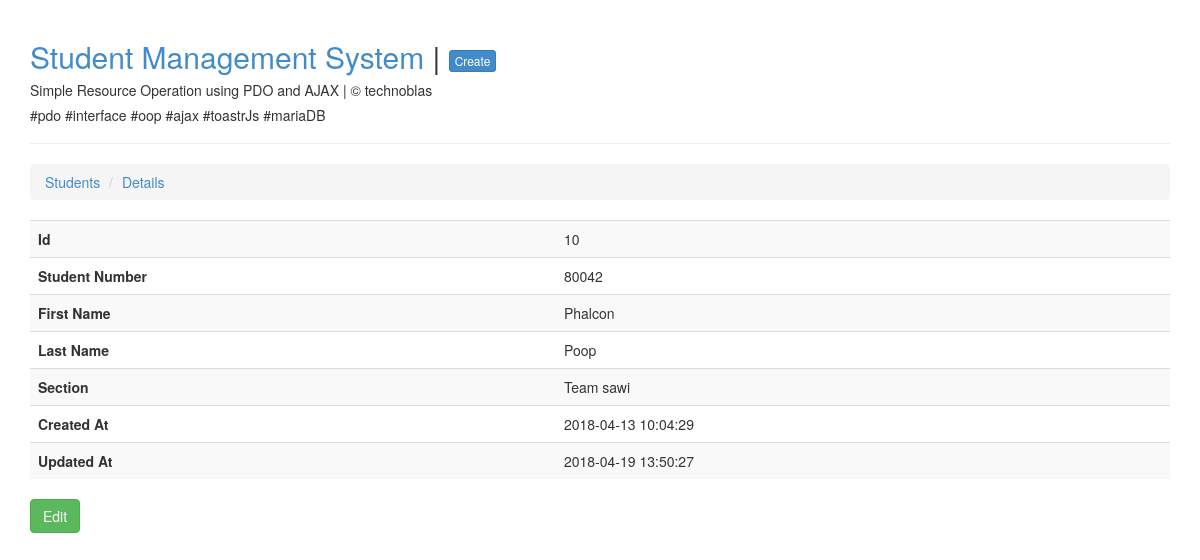
/show.php?id=10, run on the app's committed database.
### tables this page shows
CREATE TABLE `students` (
  `id` int(11) NOT NULL AUTO_INCREMENT,
  `student_number` varchar(15) NOT NULL,
  `first_name` varchar(50) NOT NULL,
  `last_name` varchar(50) NOT NULL,
  `section_id` int(11) NOT NULL,
  `created_at` timestamp NULL DEFAULT NULL,
  `updated_at` timestamp NULL DEFAULT NULL,
  PRIMARY KEY (`id`)
);

CREATE TABLE `sections` (
  `id` int(11) NOT NULL AUTO_INCREMENT,
  `name` varchar(255) NOT NULL,
  `created_at` timestamp NULL DEFAULT NULL,
  `updated_at` timestamp NULL DEFAULT NULL,
  PRIMARY KEY (`id`)
);

### config/Database.php (called while the page is built)
<?php
class Database
{
	private $host = 'localhost';
	private $database = 'studentdb';
	private $username = 'root';
	private $password = '';
	public function connection() {
		$conn = null;
		try {
			$conn = new PDO('mysql:host=' . $this->host . ';dbname=' . $this->database, $this->username, $this->password);
		} catch(PDOException $ex){
			echo 'Connection error: ' . $ex->getMessage();
		}
		return $conn;
	}
}

### models/Model.php (called while the page is built, shortened)
<?php
require_once './config/Database.php';
class Model
{
    public function __construct()
    {
        $database = new Database();
        $this->conn = $database->connection();
    }
}

### models/Student.php (called while the page is built, shortened)
<?php
require_once 'Model.php';
class Student extends Model implements ModelInterface
{
    public function find($id)
    {
        $id = filter_var($id, FILTER_SANITIZE_NUMBER_INT);
        $query = 'SELECT students.id, students.student_number, students.first_name, students.last_name,
                students.section_id, students.created_at, students.updated_at, sections.name as section_name
                FROM students
                INNER JOIN sections ON students.section_id = sections.id
                WHERE students.id = :id';
        $stmt = $this->conn->prepare($query);
        $stmt->bindParam(':id', $id);
        $stmt->execute();
        return $stmt->fetch(PDO::FETCH_OBJ);
    }
}

### show.php (the view, shortened to what this page needs)
<?php
include 'header.php';
include 'models/Student.php';
$id = $_GET['id'] ?? 0;
$studentModel = new Student();
$student = $studentModel->find($id);
?>
<ul class="breadcrumb">
	<li><a href="index.php">Students</a></li>
	<li><a href="#">Details</a></li>
</ul>
<table class="table table-hover table-striped">
	<tr>
		<th>Id</th>
		<td><?php echo $student->id; ?></td>
	</tr>
	<tr>
		<th>Student Number</th>
		<td><?php echo strtoupper($student->student_number); ?></td>
	</tr>
	<tr>
		<th>First Name</th>
		<td><?php echo ucfirst($student->first_name); ?></td>
	</tr>
	<tr>
		<th>Last Name</th>
		<td><?php echo ucfirst($student->last_name); ?></td>
	</tr>
	<tr>
		<th>Section</th>
		<td><?php echo ucfirst($student->section_name); ?></td>
	</tr>
	<tr>
		<th>Created At</th>
		<td><?php echo $student->created_at; ?></td>
	</tr>
	<tr>
		<th>Updated At</th>
		<td><?php echo $student->updated_at; ?></td>
	</tr>
</table>
<a href="edit.php?id=<?php echo $student->id; ?>" class="btn btn-success">Edit</a>
<?php include 'footer.php';

### data on the page
students: id "10", student_number "80042", first_name "Phalcon", last_name "Poop", section.name "Team sawi", created_at "2018-04-13 10:04:29", updated_at "2018-04-19 13:50:27"
